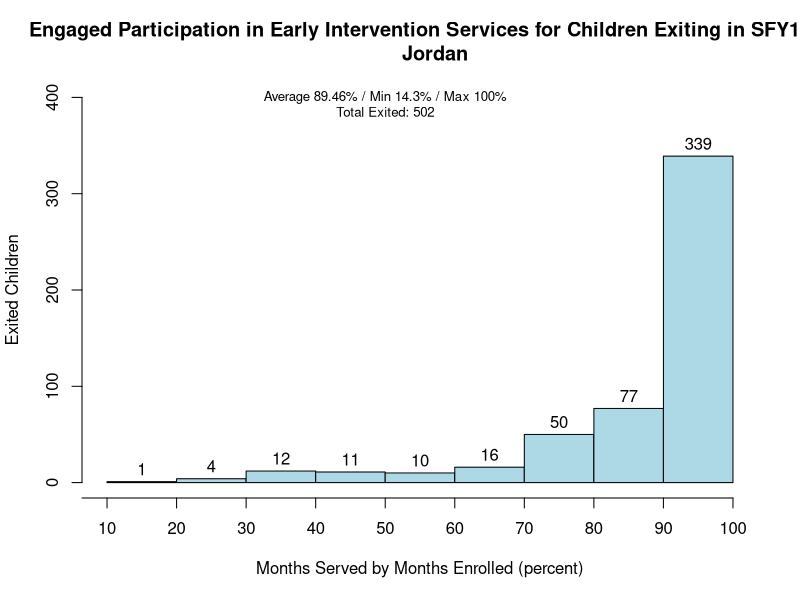

The R script that drew this image:
#Jordan

data_2013=read.csv("2013_all_providers.csv",header=TRUE)
data_2013[is.na(data_2013)] <- 0
head(data_2013)
str(data_2013)
names(data_2013)

provider <- split(data_2013, data_2013$Provider)
data_2013[is.na(data_2013)] <- 0
hist(provider$Jordan$Percentage, breaks=10,
     #probability = TRUE,
     col="lightblue",
     labels=TRUE,
     ylim=c(0, 400),
     xlab="Months Served by Months Enrolled (percent)",
     ylab="Exited Children",
     main="Engaged Participation in Early Intervention Services for Children Exiting in SFY13
     Jordan",
     xaxt='n')
axis(side=1, at=seq(0,100, 10),
     text(50, 400, "Average 89.46% / Min 14.3% / Max 100%",
          cex = .8))
text(50, 385, "Total Exited: 502",
     cex = .8)


#Normal Distribution
mean(provider$Jordan$Percentage)
sd(provider$DDIV$Percentage)
min(provider$Jordan$Percentage)
max(provider$DDIV$Percentage)